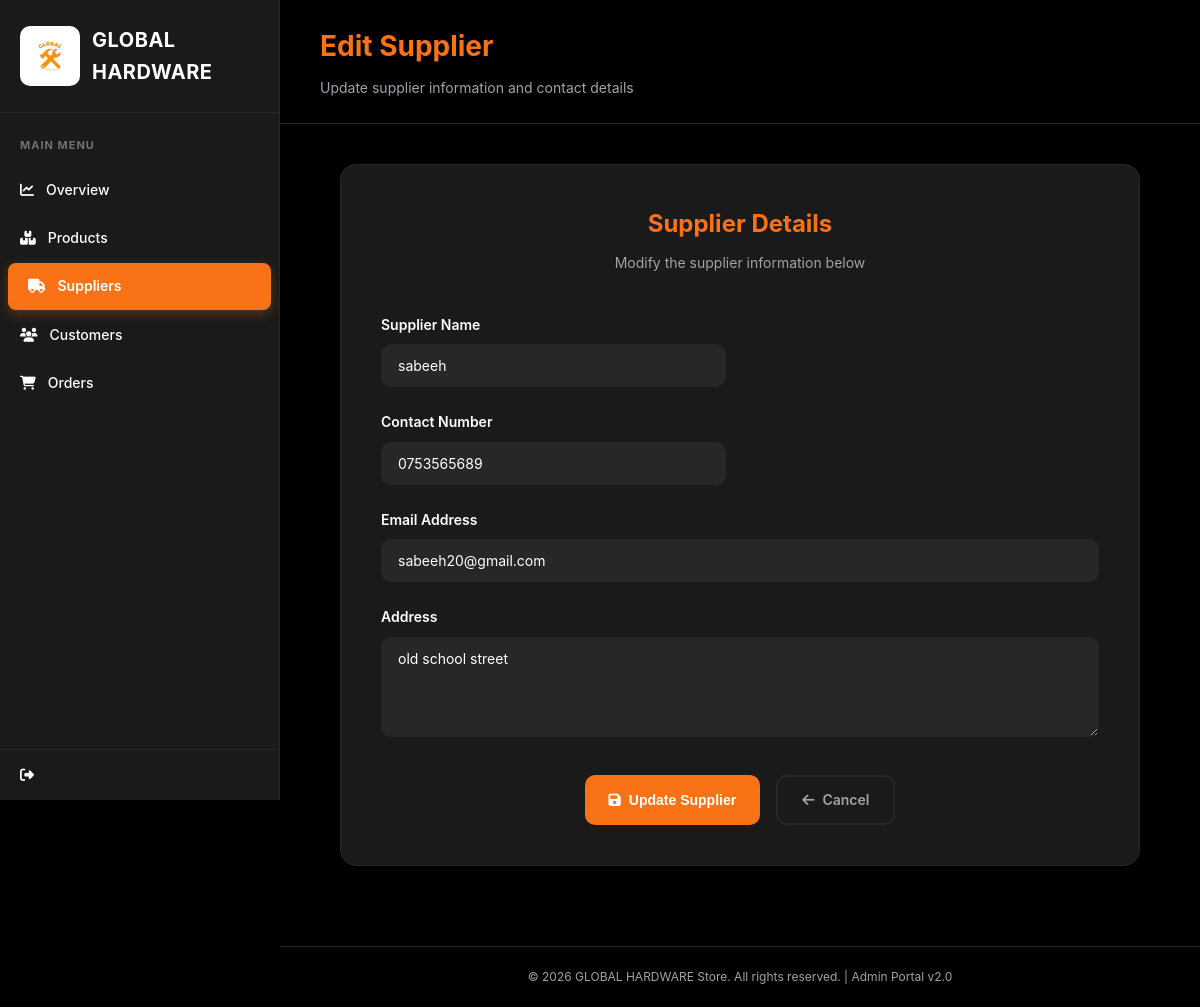
The page /admin/supplier_edit.php?id=4 (signed in) on the database its author committed.
### tables this page shows
CREATE TABLE `suppliers` (
  `supplier_id` int(11) NOT NULL,
  `name` varchar(100) NOT NULL,
  `contact` varchar(30) DEFAULT NULL,
  `email` varchar(100) NOT NULL,
  `address` varchar(255) DEFAULT NULL,
  `created_at` datetime DEFAULT current_timestamp()
);

### admin/supplier_edit.php (the view, shortened to what this page needs)
<?php
require_once '../config/db.php';
$supplierId = intval($_GET['id'] ?? 0);
$stmt = $pdo->prepare("SELECT * FROM suppliers WHERE supplier_id = ?");
$stmt->execute([$supplierId]);
$supplier = $stmt->fetch();
?>
<!DOCTYPE html>
<html lang="en">
<head>
    <link rel="stylesheet" href="https://cdnjs.cloudflare.com/ajax/libs/font-awesome/6.4.0/css/all.min.css">
</head>
<body>
    <div class="sidebar">
        <div class="sidebar-header">
            <img src="../Images/GLOBAL.png" alt="Global Hardware Logo" class="sidebar-logo-img">
            <div class="sidebar-logo-text">GLOBAL HARDWARE</div>
        </div>
        <nav class="nav-menu">
            <div class="menu-section">
                <div class="menu-section-title">Main Menu</div>
                <a href="dashboard.php" class="nav-item">
                    <span class="nav-icon"><i class="fas fa-chart-line"></i></span>
                    <span>Overview</span>
                </a>
                <a href="products.php" class="nav-item">
                    <span class="nav-icon"><i class="fas fa-boxes"></i></span>
                    <span>Products</span>
                </a>
                <a href="suppliers.php" class="nav-item active">
                    <span class="nav-icon"><i class="fas fa-truck"></i></span>
                    <span>Suppliers</span>
                </a>
                <a href="customers.php" class="nav-item">
                    <span class="nav-icon"><i class="fas fa-users"></i></span>
                    <span>Customers</span>
                </a>
                <a href="orders.php" class="nav-item">
                    <span class="nav-icon"><i class="fas fa-shopping-cart"></i></span>
                    <span>Orders</span>
                </a>
            </div>
        </nav>
        <div class="sidebar-logout">
            <a href="logout.php" class="nav-item">
                <span class="nav-icon"><i class="fas fa-sign-out-alt"></i></span>
            </a>
        </div>
    </div>
    <div class="main-content">
        <div class="top-header">
            <h1 class="header-title">Edit Supplier</h1>
            <p class="header-subtitle">Update supplier information and contact details</p>
        </div>
        <div class="content-area">
            <div class="form-container">
                <div class="form-header">
                    <h2 class="form-title">Supplier Details</h2>
                    <p class="form-subtitle">Modify the supplier information below</p>
                </div>
                <form action="supplier_edit_process.php" method="POST">
                    <div class="form-group half">
                        <label>Supplier Name</label>
                        <input type="text" name="name" value="<?= htmlspecialchars($supplier['name']) ?>" required>
                    </div>
                    <div class="form-group half">
                        <label>Contact Number</label>
                        <input type="tel" name="contact" value="<?= htmlspecialchars($supplier['contact'] ?? '') ?>">
                    </div>
                    <div class="form-group">
                        <label>Email Address</label>
                        <input type="email" name="email" value="<?= htmlspecialchars($supplier['email']) ?>" required>
                    </div>
                    <div class="form-group">
                        <label>Address</label>
                        <textarea name="address" rows="4" placeholder="Enter supplier address"><?= htmlspecialchars($supplier['address'] ?? '') ?></textarea>
                    </div>
                    <div class="button-group">
                        <button type="submit" class="btn btn-primary">
                            <i class="fas fa-save"></i>
                            Update Supplier
                        </button>
                        <a href="suppliers.php" class="btn btn-secondary">
                            <i class="fas fa-arrow-left"></i>
                            Cancel
                        </a>
                    </div>
                </form>
            </div>
        </div>
        <div style="text-align: center; padding: 20px; border-top: 1px solid var(--border-color); margin-top: 40px; color: var(--text-secondary); font-size: 12px;">
            <p>&copy; <?= date('Y') ?> GLOBAL HARDWARE Store. All rights reserved. | Admin Portal v2.0</p>
        </div>
    </div>
</body>
</html>

### admin/supplier_edit.php (style rules this page uses)
* { margin: 0; padding: 0; box-sizing: border-box; }
:root { --sidebar-bg: #1a1a1a; --main-bg: #000000; --card-bg: #1a1a1a; --orange: #f97316; --orange-dark: #ea580c; --text-primary: #ffffff; --text-secondary: #a1a1aa; --text-muted: #71717a; --border-color: #27272a; --hover-bg: #27272a; --success-color: #10b981; --danger-color: #ef4444; }
body { font-family: 'Inter', -apple-system, BlinkMacSystemFont, 'Segoe UI', Roboto, sans-serif; background: var(--main-bg); color: var(--text-primary); line-height: 1.6; font-size: 14px; display: flex; min-height: 100vh; }
.sidebar { width: 280px; background: var(--sidebar-bg); height: 100vh; position: fixed; left: 0; top: 0; display: flex; flex-direction: column; z-index: 1000; border-right: 1px solid var(--border-color); }
.sidebar-header { padding: 24px 20px; border-bottom: 1px solid var(--border-color); display: flex; align-items: center; gap: 12px; }
.sidebar-logo-img { width: 60px; height: 60px; border-radius: 10px; object-fit: cover; flex-shrink: 0; transition: all 0.2s; background: transparent; }
.sidebar-logo-text { font-size: 20px; font-weight: 700; color: var(--text-primary); letter-spacing: 0.5px; }
.nav-menu { flex: 1; padding: 24px 0; overflow-y: auto; }
.menu-section { margin-bottom: 32px; }
.menu-section-title { font-size: 11px; font-weight: 700; color: var(--text-muted); text-transform: uppercase; letter-spacing: 1px; padding: 0 20px; margin-bottom: 12px; }
.nav-item { display: flex; align-items: center; gap: 12px; padding: 12px 20px; color: var(--text-primary); text-decoration: none; font-size: 14px; font-weight: 500; transition: all 0.2s; margin: 2px 0; }
.nav-item.active { background: var(--orange); color: var(--text-primary); font-weight: 600; border-radius: 8px; margin: 2px 8px; box-shadow: 0 4px 12px rgba(249, 115, 22, 0.3); }
.sidebar-logout { padding: 0; border-top: 1px solid var(--border-color); }
.main-content { margin-left: 280px; flex: 1; display: flex; flex-direction: column; min-height: 100vh; background: var(--main-bg); }
.top-header { background: var(--main-bg); padding: 24px 40px; border-bottom: 1px solid var(--border-color); position: sticky; top: 0; z-index: 100; }
.header-title { font-size: 28px; font-weight: 700; color: var(--orange); margin-bottom: 8px; }
.header-subtitle { color: var(--text-secondary); font-size: 14px; }
.content-area { flex: 1; padding: 40px; }
.form-container { max-width: 800px; margin: 0 auto; background: var(--card-bg); border: 1px solid var(--border-color); border-radius: 16px; padding: 40px; }
.form-header { text-align: center; margin-bottom: 40px; }
.form-title { font-size: 24px; font-weight: 700; color: var(--orange); margin-bottom: 8px; }
.form-subtitle { color: var(--text-secondary); font-size: 14px; }
.form-group { margin-bottom: 24px; }
.form-group.half { display: inline-block; width: 48%; margin-right: 4%; }
.form-group.half:nth-child(even) { margin-right: 0; }
label { display: block; margin-bottom: 8px; font-weight: 600; color: var(--text-primary); font-size: 14px; }
input[type="text"], input[type="email"], input[type="tel"], textarea { width: 100%; padding: 12px 16px; border: 1px solid var(--border-color); border-radius: 10px; background: var(--hover-bg); color: var(--text-primary); font-size: 14px; font-family: inherit; transition: all 0.2s; }
textarea { resize: vertical; min-height: 100px; }
.button-group { display: flex; gap: 16px; justify-content: center; margin-top: 32px; }
.btn { padding: 12px 24px; border: none; border-radius: 10px; font-size: 14px; font-weight: 600; cursor: pointer; transition: all 0.3s; text-decoration: none; display: inline-flex; align-items: center; gap: 8px; }
.btn-primary { background: var(--orange); color: white; }
.btn-secondary { background: transparent; border: 2px solid var(--border-color); color: var(--text-secondary); }

### rows shown on the page
suppliers: name "sabeeh", contact "0753565689", email "sabeeh20@gmail.com", address "old school street"
